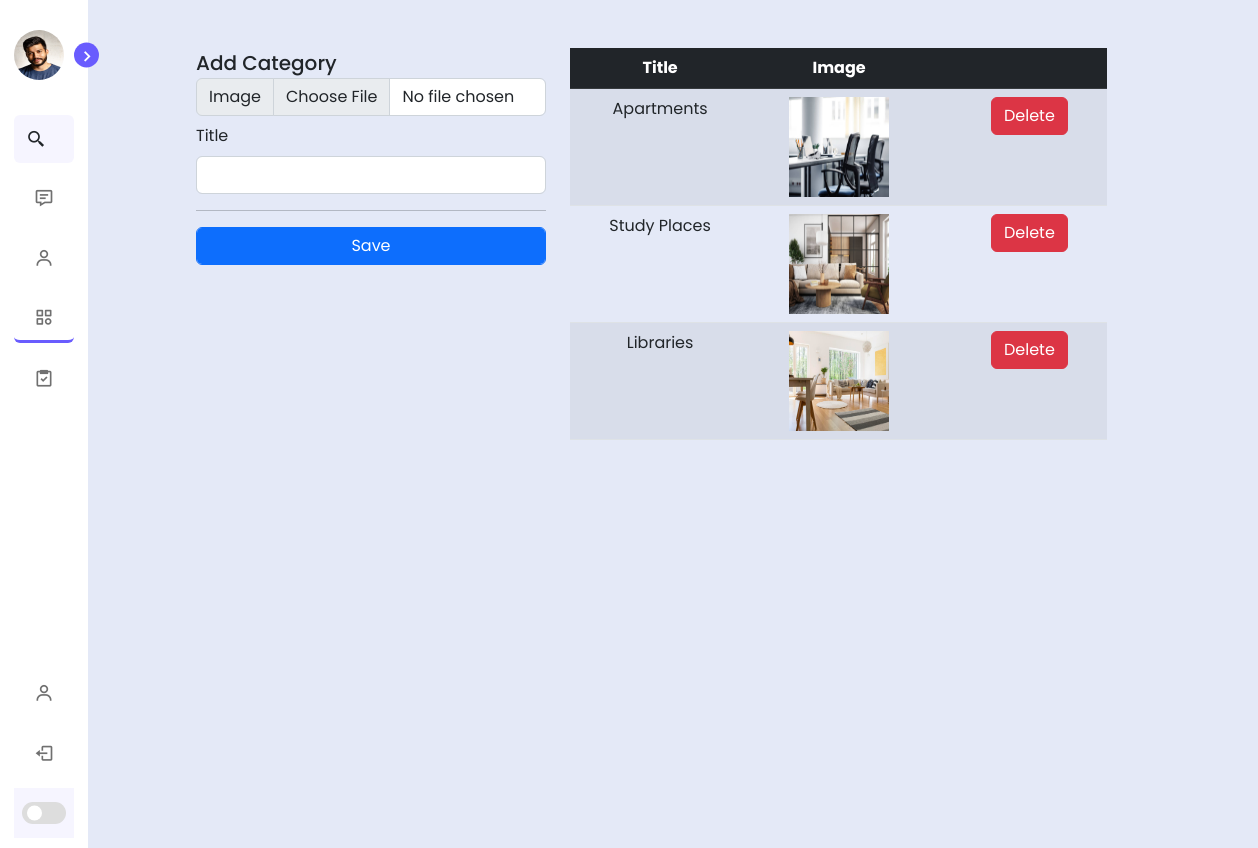
Screenshot of /Admin/add_category.php (signed in) with the database file from the repository.
### tables this page shows
CREATE TABLE `categories` (
  `id` int(11) NOT NULL,
  `cat_name` varchar(100) NOT NULL,
  `cat_img` varchar(100) NOT NULL
);

### Admin/add_category.php (the view, shortened to what this page needs)
<?php
include_once "sidebar.php";
include_once "../processes/_addCategory.php"
?>
<section class="home m-5 ps-5 row">
    <div class=" col-lg-4">
        <form method="POST" class="m-auto needs-validation" enctype="multipart/form-data" novalidate>
            <h5 class="modal-title" id="exampleModalLabel">Add Category</h5>
            <div class="input-group mb-2">
                <label class="input-group-text" for="image">Image</label>
                <input type="file" class="form-control" id="image" name="image" required>
            </div>
            <div class="mb-2">
                <label for="title" class="form-label">Title</label>
                <input type="text" class="form-control" id="title" name="title" required>
            </div>
            <hr>
            <button type="submit" class="btn btn-primary form-control mb-3" name="submit">Save</button>
        </form>
    </div>
    <div class="col-lg-6">
        <table class="table table-striped text-center">
            <thead class="table-dark">
                <tr>
                    <th scope="col">Title</th>
                    <th scope="col">Image</th>
                    <th scope="col"></th>
                </tr>
            </thead>
            <tbody>
                <?php
                $rows = mysqli_query($conn, "SELECT * FROM categories ORDER BY id ASC");
                foreach ($rows as $row) : ?>
                    <tr>
                        <td><?php echo $row['cat_name']; ?></td>
                        <td><img style="width:100px;height:100px" src="../layout/images/<?php echo $row['cat_img'];; ?>">
                        </td>
                        <td>
                            <form action="../processes/_remove.php" method="POST" class="ms-3">
                                <button name="deleteCat" class="btn btn-danger mb-2 ms-2">Delete</button>
                            </form>
                        </td>
                    </tr>
                <?php endforeach; ?>
            </tbody>
        </table>
    </div>
</section>
<?php include_once 'footer.php' ?>

### Admin/layout/css/style.css (style rules this page uses)
* { box-sizing: border-box; font-family: "Poppins", sans-serif; scroll-behavior: smooth; scroll-padding-top: 3rem; list-style: none; text-decoration: none; padding: 0; margin: 0; }
:root { --body-color: #e4e9f7; --sidebar-color: #fff; --primary-color: #695cfe; --primary-color-light: #f6f5ff; --toggle-color: #ddd; --text-color: #707070; }
body { height: 100vh; background: var(--body-color); transition: all 0.5s ease; }
.home { position: relative; left: 250px; height: 100vh; width: calc(100% - 250px); background: var(--body-color); transition: all 0.4s ease; }
.sidebar.close ~ .home { left: 88px; width: calc(100% - 88px); }

### rows the page displays
categories: cat_name "Apartments", cat_img (picture)
categories: cat_name "Study Places", cat_img (picture)
categories: cat_name "Libraries", cat_img (picture)
